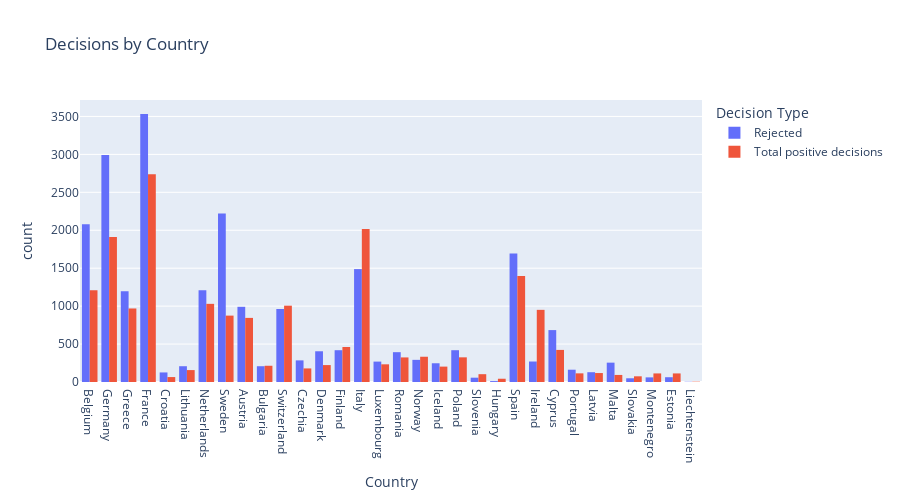

Notebook source saved alongside this figure:
### Code cell
fig = px.histogram(combined_df,
            x='geo',
            color='decision',
            barmode='group',
            labels={'geo': 'Country', 'decision': 'Decision Type'},
            title='Decisions by Country')
fig.update_layout(width=900, height=500)
fig.show()
p.offline.plot(fig, filename='decisionsByCountry.html')

### Figure 1 — Plotly figure (JSON) as saved in the notebook; plotly's stock layout.template omitted (floating-point values rounded to 4 significant figures; data arrays with more than 128 entries replaced by an {"elided": "..."} marker saying what was removed)
{"data": [{"alignmentgroup": "True", "bingroup": "x", "hovertemplate": "Decision Type=Rejected<br>Country=%{x}<br>count=%{y}<extra></extra>", "legendgroup": "Rejected", "marker": {"color": "#636efa", "pattern": {"shape": ""}}, "name": "Rejected", "offsetgroup": "Rejected", "orientation": "v", "showlegend": true, "type": "histogram", "x": {"elided": "23380 str values"}, "xaxis": "x", "yaxis": "y"}, {"alignmentgroup": "True", "bingroup": "x", "hovertemplate": "Decision Type=Total positive decisions<br>Country=%{x}<br>count=%{y}<extra></extra>", "legendgroup": "Total positive decisions", "marker": {"color": "#EF553B", "pattern": {"shape": ""}}, "name": "Total positive decisions", "offsetgroup": "Total positive decisions", "orientation": "v", "showlegend": true, "type": "histogram", "x": {"elided": "18864 str values"}, "xaxis": "x", "yaxis": "y"}], "layout": {"barmode": "group", "height": 500, "legend": {"title": {"text": "Decision Type"}, "tracegroupgap": 0}, "title": {"text": "Decisions by Country"}, "width": 900, "xaxis": {"anchor": "y", "domain": [0, 1], "title": {"text": "Country"}}, "yaxis": {"anchor": "x", "domain": [0, 1], "title": {"text": "count"}}}}
